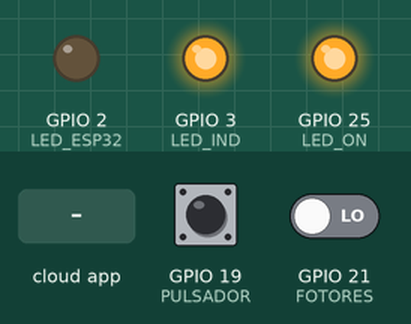
The sketch below on a simulated ESP32. Parts: output pins drawn as LEDs (lit = HIGH). The inputs (shaded band) are chosen by the test bench; at power-on: GPIO 19 (PULSADOR) HIGH, GPIO 21 (FOTORES) LOW.

Above: at 7.8 s.
7.9 s: the phone or cloud app sets led to 1
At 11.2 s:
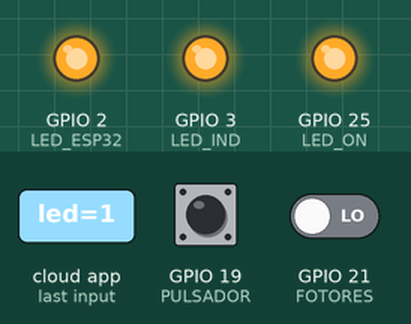
12.0 s: GPIO 19 (PULSADOR) pulled LOW for 2.25 s
At 14.12 s:
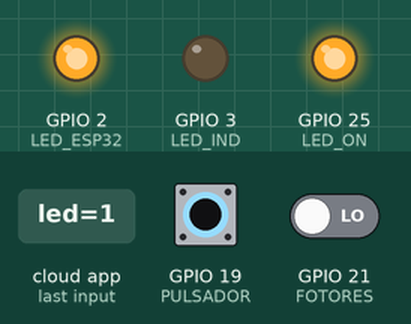
15.7 s: the phone or cloud app sets led to 0
At 18.4 s:
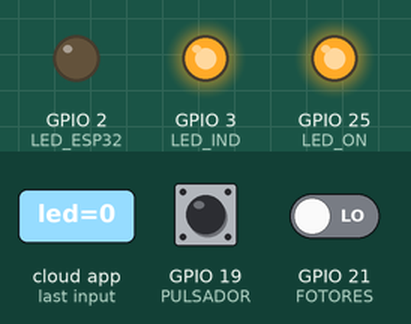
19.2 s: GPIO 19 (PULSADOR) pulled LOW for 2.25 s
At 21.35 s:
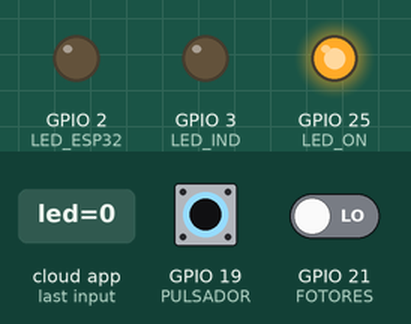
Timing chart, 0 to 23.0 s (numbered marks = the images above; inputs shaded):
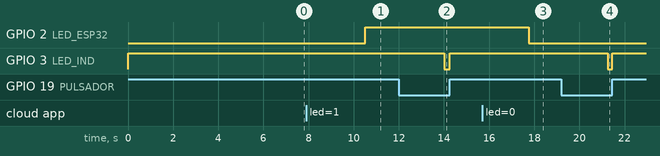

The sketch:

main2.ino
```cpp
/*
IMPORTANTE: Se debe agregar la libreria para el DHT y el ThingerESP32
Autor: Ing. David Felipe Sandoval Granados
FUNCION PARA ON/OFF DEL DISPENSADOR
1. Funcion para que el pulsador envie datos a la nube -> Cada que se abre el dispensador y mueve el motor
2. Funcion que detecte cuando la fotoresistencia percibe luz e indicar que ya no hay comida
3. Funcion que lea la humedad
4. Funcion para el sensor de ultrasonido (?)
*/


// Incluimos librería
#include <DHT.h>
#include <ThingerESP32.h>
#include "secrets.h"
#include <Wire.h>


#define LED_ESP32 2     //led de prueba para la placa ESP32
#define LED_ON 25       //led que indica el encendido del dispensador
#define LED_IND 3       //led que indica la apertura del dispensador manualmente
#define PULSADOR 19     //pulsador
#define FOTORES 21      //fotorresistencia
#define DHTTYPE DHT11
#define DHTPIN 22    //sensor de humedad
#define MOTOR 4
#define TRIG 16
#define ECHO 17

ThingerESP32 thing(USERNAME, DEVICE_ID, DEVICE_CREDENTIAL);
int buttonState = 0;
bool buttonOut = false;
bool fotoRes = false;
float temperatura,humedad;

DHT dht(DHTPIN, DHTTYPE);


void setup() {
  thing.add_wifi(SSID,SSID_PASSWORD);
  dht.begin();

  pinMode(LED_ESP32,OUTPUT);
  pinMode(LED_ON,OUTPUT);
  pinMode(LED_IND,OUTPUT);
  pinMode(PULSADOR,INPUT);


  thing["led"] << digitalPin(LED_ESP32);

  thing["button"] >> [](pson& out){
      out = buttonState;
  };
  thing["buttonLED"] >> [](pson& out){
      out = buttonOut;
  };

    //lectura del sensor de HUMEDAD
  /* thing["dht"]>>[](pson & out){
    out["temperatura"] = temperatura = dht.readTemperature();
    out["humedad"] = humedad = dht.readHumidity();
  } */


}

void loop() {

  digitalWrite(LED_ON, HIGH);
  buttonState = digitalRead(PULSADOR);
  fotoRes = digitalRead(FOTORES);


  if (buttonState == 0) {    // El pulsador es presionado
    buttonOut = false;
    digitalWrite(LED_IND, LOW); // Apaga el LED

  }
  else {
    buttonOut = true;
    digitalWrite(LED_IND, HIGH); // Enciende el LED
    digitalWrite(MOTOR, HIGH); //Gira el motor para servir comida
    delay(3500);
    digitalWrite(MOTOR, LOW);
    //ver si va acá o en setup
    thing["dht"]>>[](pson & out){
        out["temperatura"] = temperatura = dht.readTemperature();
        out["humedad"] = humedad = dht.readHumidity();
    };

  }
  //Revisar
  if(fotoRes == true){
    thing["fotorresistencia"] >> [](pson& out){
        out = fotoRes;
    };
  }

  thing["SONIC"] >> [] (pson& out){
      double duration, distance;
      digitalWrite(TRIG, LOW);  // Get Start
      delayMicroseconds(2); // stable the line
      digitalWrite(TRIG, HIGH); // sending 10 us pulse
      delayMicroseconds(10); // delay
      digitalWrite(TRIG, LOW); // after sending pulse wating to receive signals
      duration = pulseIn(ECHO, HIGH); // calculating time
      distance = (duration/2) / 29.1; // single path
      out = distance;
  };


  thing.handle();
}
```

secrets.h
```cpp
#define USERNAME "davidf34_"
#define DEVICE_ID "ESP32"
#define DEVICE_CREDENTIAL "?YRKjxt3wTyYB8+u"

#define SSID "Diego"
#define SSID_PASSWORD "drack9811"
```

Measured:
- after the input at 7.9 s, GPIO 2 (LED_ESP32): LOW → HIGH after 2.6 s
- after the input at 12.0 s, GPIO 3 (LED_IND): HIGH → LOW after 2.0 s, → HIGH 0.25 s later
- after the input at 15.7 s, GPIO 2 (LED_ESP32): HIGH → LOW after 2.1 s
- after the input at 19.2 s, GPIO 3 (LED_IND): HIGH → LOW after 2.1 s, → HIGH 0.20 s later
